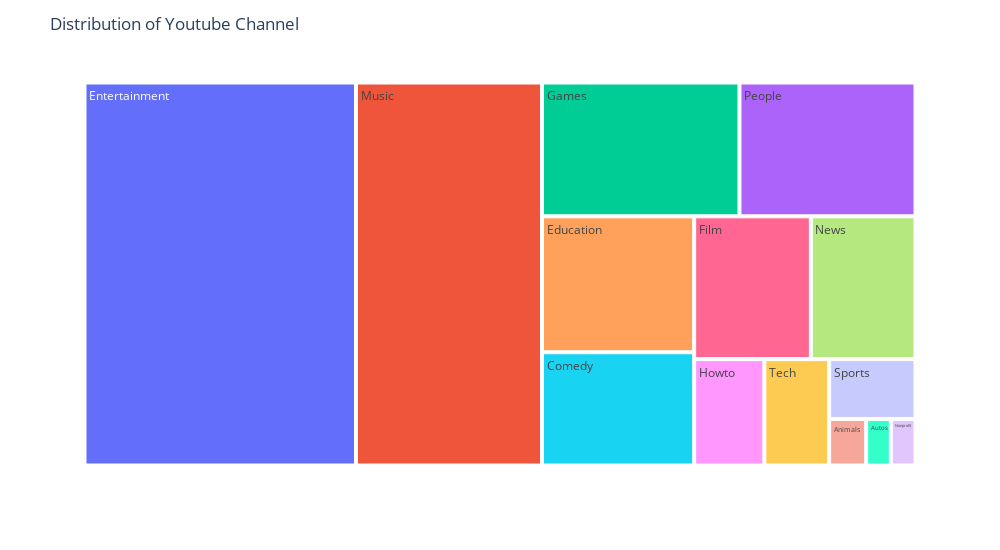

This figure's notebook cell:
### Code cell
a=df.groupby('channel_type').agg({'Youtuber':'count'}).reset_index()
fig=px.treemap(a,path=['channel_type'],values='Youtuber')
fig.update_layout(width=1000,height=550,title='Distribution of Youtube Channel')

### Figure 1 — Plotly figure (JSON) as saved in the notebook; plotly's stock layout.template omitted (floating-point values rounded to 4 significant figures)
{"data": [{"branchvalues": "total", "domain": {"x": [0, 1], "y": [0, 1]}, "hovertemplate": "labels=%{label}<br>Youtuber=%{value}<br>parent=%{parent}<br>id=%{id}<extra></extra>", "ids": ["Animals", "Autos", "Comedy", "Education", "Entertainment", "Film", "Games", "Howto", "Music", "News", "Nonprofit", "People", "Sports", "Tech"], "labels": ["Animals", "Autos", "Comedy", "Education", "Entertainment", "Film", "Games", "Howto", "Music", "News", "Nonprofit", "People", "Sports", "Tech"], "name": "", "parents": ["", "", "", "", "", "", "", "", "", "", "", "", "", ""], "type": "treemap", "values": [3, 2, 30, 36, 181, 29, 46, 13, 124, 26, 2, 41, 9, 12]}], "layout": {"height": 550, "legend": {"tracegroupgap": 0}, "margin": {"t": 60}, "title": {"text": "Distribution of Youtube Channel"}, "width": 1000}}
